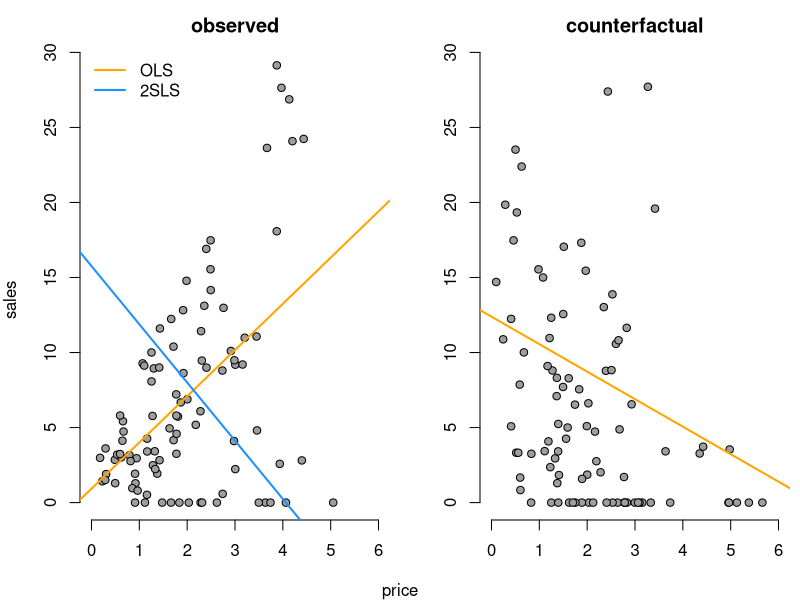

Here is the R script that generated this plot:

yfun <- function(e,p){
	y = 2 + 10*e-3*p + rnorm(length(e),0,.1)
	y[y<0] <- 0
	return(y)
}

e <- rgamma(100,1,1)
z <- rgamma(100,1,1)
pobs <- e + z
pind <- rgamma(100,2,1)
yobs <- yfun(e, pobs)
yind <- yfun(e, pind)

preg <- lm(pobs ~ z)
phat <- predict(preg, data.frame(z=z))
lin2SLS <- lm(yobs ~ phat)

par(mfrow=c(1,2), mai=c(.8,.8,.5,.1))
plot(pobs, yobs, xlim=c(0,6), ylim=c(0,29), pch=21, bg=8,
	xlab="", ylab="", 
	bty="n", main="observed")
abline(lm(yobs ~ pobs), col="orange", lwd=2)
abline(lin2SLS, col="dodgerblue", lwd=2)
legend("topleft", bty="n", legend=c("OLS","2SLS"),
	lwd=2, col=c("orange","dodgerblue"))
plot(pind, yind, xlim=c(0,6), ylim=c(0,29), pch=21, bg=8,
	xlab="", ylab="", 
	bty="n", main="counterfactual")
abline(lm(yind ~ pind), col="orange", lwd=2)
mtext(side=1, "price", outer=TRUE, line=-1)
mtext(side=2, "sales", outer=TRUE, line=-1)
